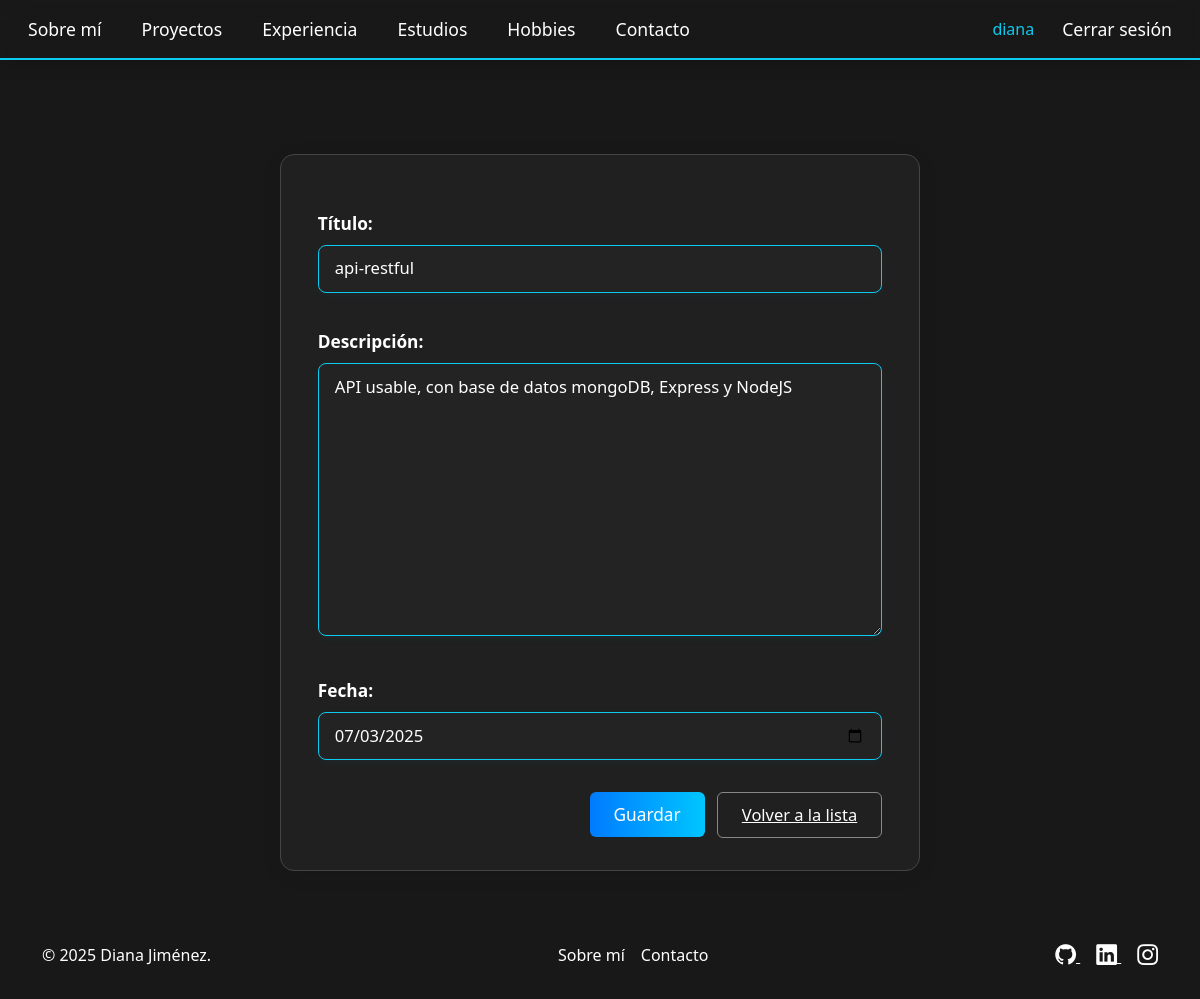
/proyectos/editar/3/ (signed in), run on an earlier commit of the app's database.
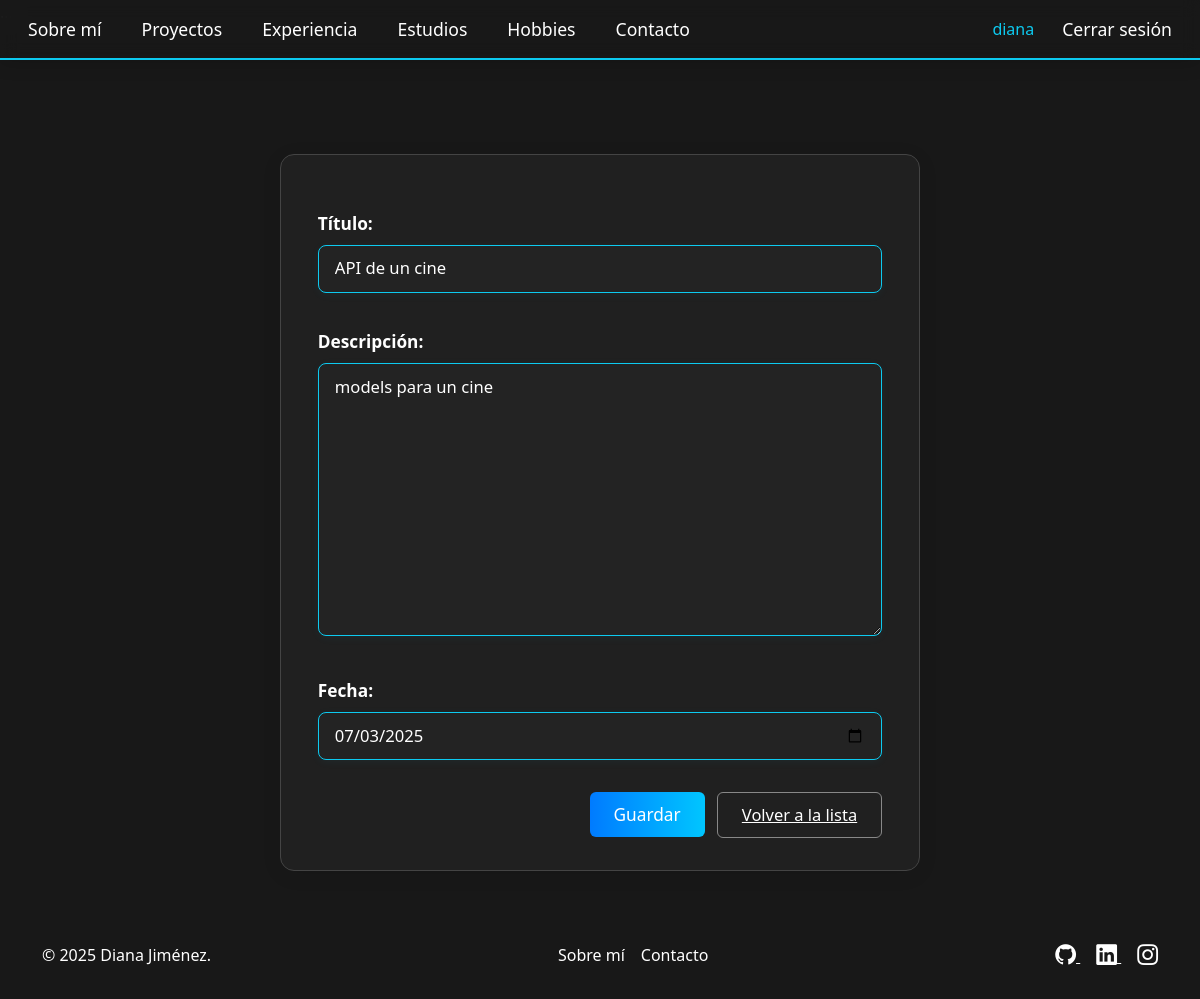
And on a later commit of the database.
### portafolio_app/models.py (models this page shows, shortened)
class Proyecto(models.Model):
    titulo = models.CharField(max_length=100)
    descripcion = models.TextField()
    fecha = models.DateField()
    link_repo = models.URLField("Enlace al repositorio", max_length=250, blank=True, null=True)  # <-- Nuevo campo

### portafolio_app/views.py (the view)
# urls.py: path('proyectos/editar/<int:pk>/', views.editar_proyecto, name='editar_proyecto'),
@login_required
def editar_proyecto(request, pk):
    proyecto = get_object_or_404(Proyecto, pk=pk)
    form = ProyectoForm(request.POST or None, instance=proyecto)
    if form.is_valid():
        form.save()
        return redirect('listaProyectos')
    return render(request, 'portafolio/formulario.html', {'form': form})

### portafolio_app/forms.py
class ProyectoForm(forms.ModelForm):
    class Meta:
        model = Proyecto
        fields = ['titulo', 'descripcion', 'fecha', 'link_repo']  # <-- Agregado 'link_repo'
        widgets = {
            'fecha': forms.DateInput(attrs={'type': 'date', 'class': 'form-control'}),
            'link_repo': forms.URLInput(attrs={'placeholder': 'https://github.com/usuario/repositorio', 'class': 'form-control'})
        }

### portafolio_app/templates/portafolio/formulario.html (shortened to what this page needs)
{% extends 'portafolio/base.html' %}
{% block contenido %}
<div class="crud-form">
    <form method="post">
        <div class="mb-3">
            <label for="id_titulo">Título:</label>
            {{ form.titulo }}
        </div>
        <div class="mb-3">
            <label for="id_descripcion">Descripción:</label>
            {{ form.descripcion }}
        </div>
        <div class="mb-3">
            <label for="id_fecha">Fecha:</label>
            {{ form.fecha }}
        </div>
        <div class="crud-form-actions">
            <button type="submit" class="crud-btn-primary">Guardar</button>
            <a href="{% url 'listaProyectos' %}" class="crud-btn-secondary">Volver a la lista</a>
        </div>
    </form>
</div>
{% endblock %}

What changed in the data, as far as the page shows it:
changed Proyecto: titulo "api-restful" → "API de un cine"; descripcion "API usable, con base de datos mongoDB, Express y NodeJS" → "models para un cine"
